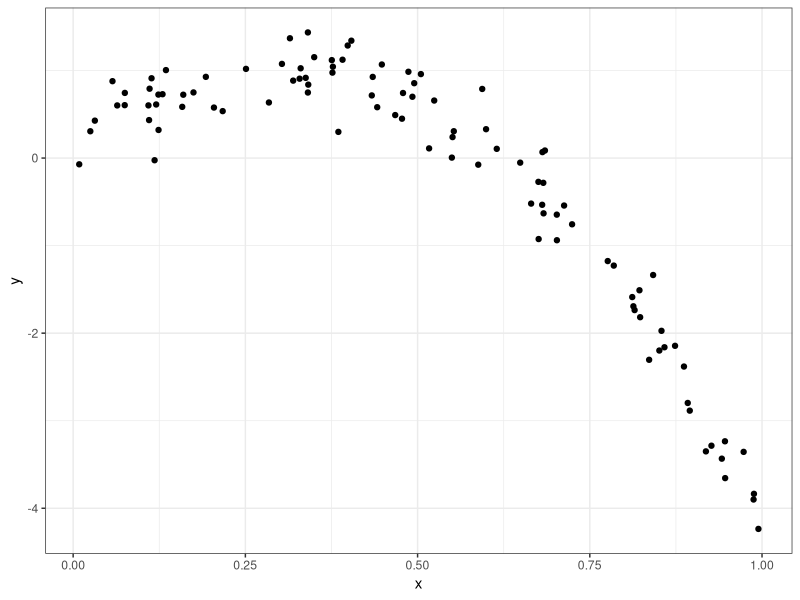
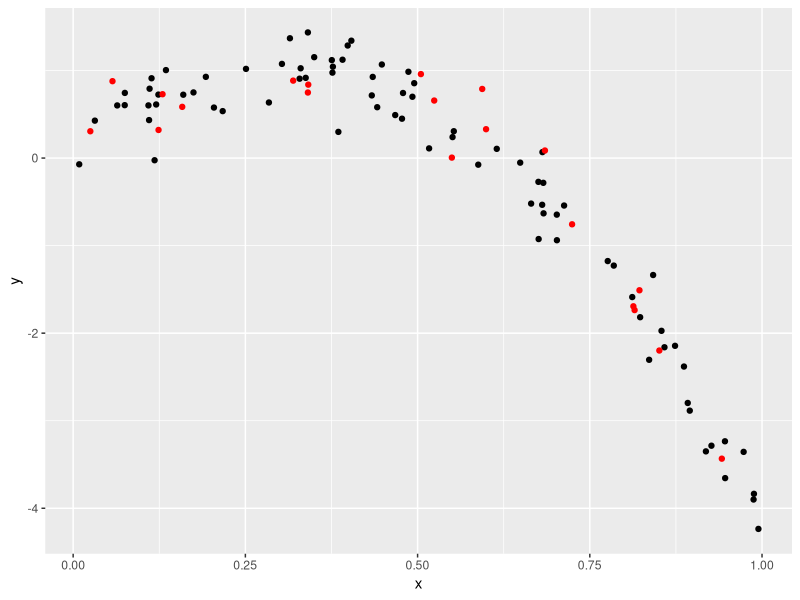
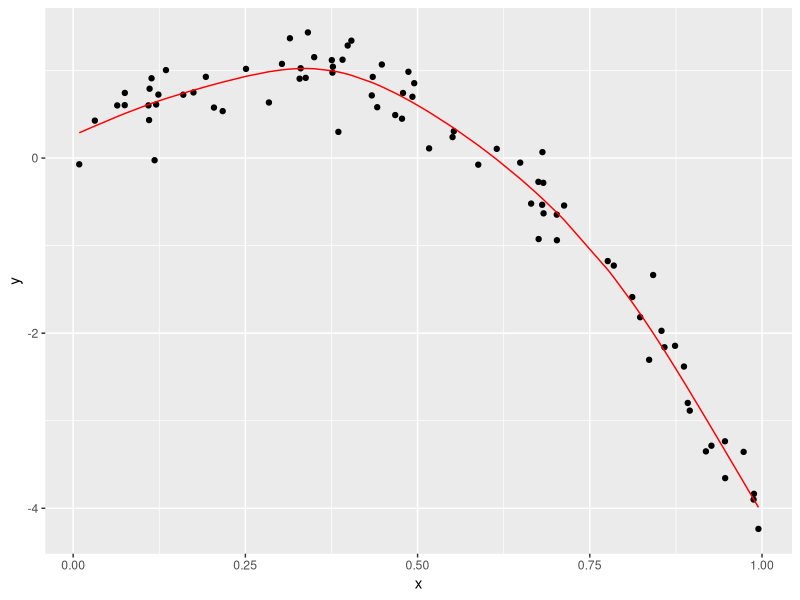
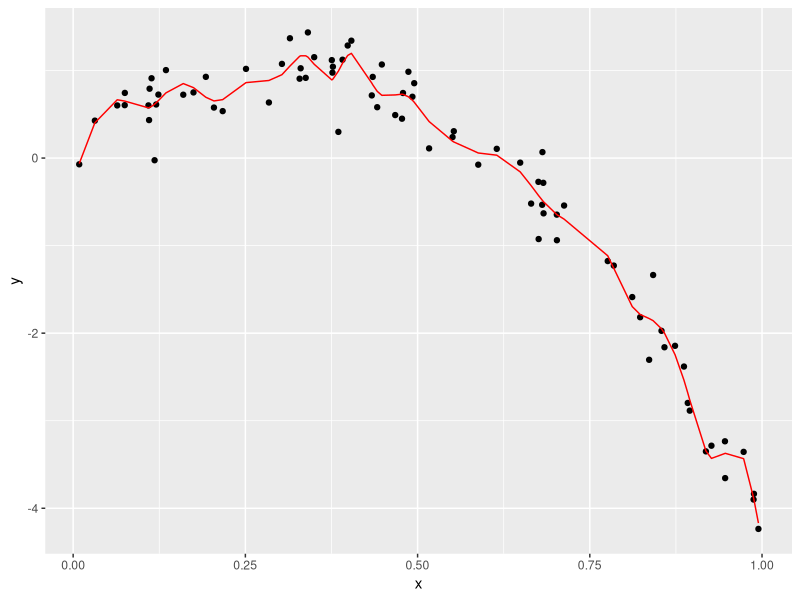
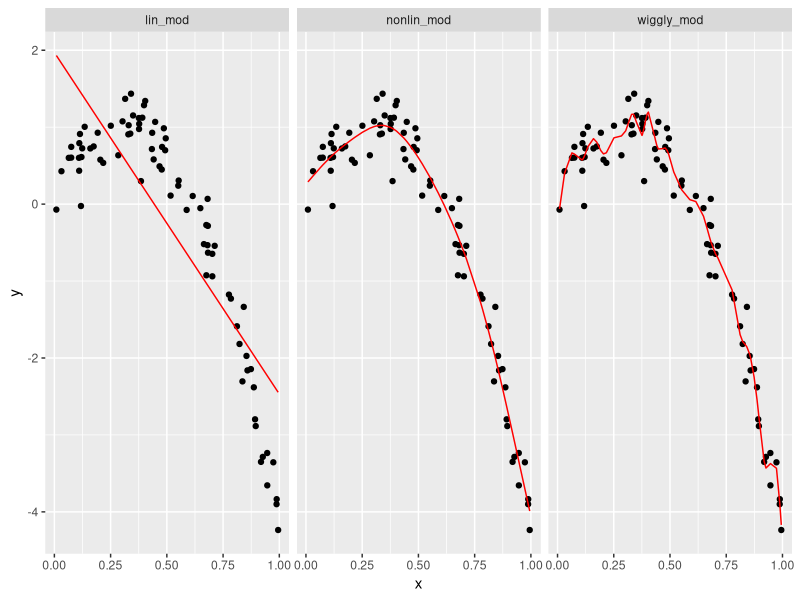
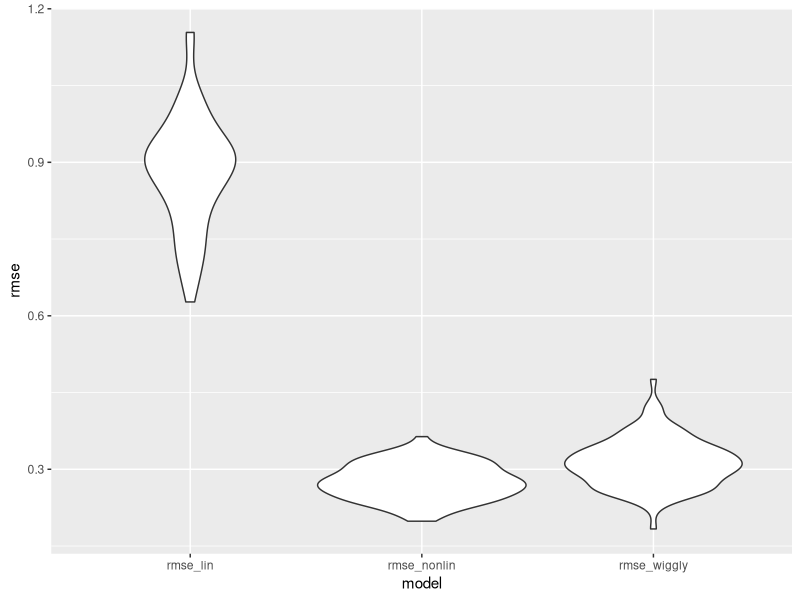

These charts were generated, in order, by the following R code:
## ---- chunk 1
knitr::opts_chunk$set(echo = TRUE)
## ---- chunk 2
library(tidyverse)
library(modelr)
library(mgcv)
## ---- chunk 3
nonlin_df = tibble(
  id = 1:100,
  x = runif(100, 0, 1),
  y = 1 - 10 * (x - .3) ^ 2 + rnorm(100, 0, .3)
)

ggplot(nonlin_df, aes(x = x, y = y)) + geom_point() + theme_bw()

train_df = sample_n(nonlin_df, 80)
test_df = anti_join(nonlin_df, train_df, by = "id")

ggplot(train_df, aes(x = x, y = y)) + 
  geom_point() + 
  geom_point(data = test_df, color = "red")
## ---- chunk 4
lin_mod = lm(y ~ x, data = train_df)
nonlin_mod = mgcv::gam(y ~ s(x), data = train_df)
wiggly_mod = mgcv::gam(y ~ s(x, k = 30), sp = 10e-6, data = train_df)

train_df %>% 
  add_predictions(nonlin_mod) %>% 
  ggplot(aes(x = x, y = y)) + geom_point() + 
  geom_line(aes(y = pred), color = "red")

train_df %>% 
  add_predictions(wiggly_mod) %>% 
  ggplot(aes(x = x, y = y)) + geom_point() + 
  geom_line(aes(y = pred), color = "red")
## ---- chunk 5
train_df %>% 
  gather_predictions(lin_mod, nonlin_mod, wiggly_mod) %>% # add predictions all in one dataframe
  mutate(model = fct_inorder(model)) %>% 
  ggplot(aes(x = x, y = y)) + 
  geom_point() + 
  geom_line(aes(y = pred), color = "red") + 
  facet_wrap(~model)
## ---- chunk 6
# compute model quality for a given dataset - `root-mean-squared-error`
rmse(lin_mod, test_df)
rmse(nonlin_mod, test_df)
rmse(wiggly_mod, test_df)
## ---- chunk 7
cv_df = 
  crossv_mc(nonlin_df, 100) # 100 version for training and testing dataset
cv_df %>% pull(train) %>% .[[1]] %>% as_tibble()

#  fit my candidate models above and assess prediction accuracy as I did for the single training / testing split
cv_df =
  cv_df %>% 
  mutate(train = map(train, as_tibble),
         test = map(test, as_tibble))

cv_df = 
  cv_df %>% 
  mutate(lin_mod    = map(train, ~lm(y ~ x, data = .x)),
         nonlin_mod = map(train, ~mgcv::gam(y ~ s(x), data = .x)),
         wiggly_mod = map(train, ~gam(y ~ s(x, k = 30), sp = 10e-6, data = .x))) %>% 
  mutate(rmse_lin    = map2_dbl(lin_mod, test, ~rmse(model = .x, data = .y)), 
         rmse_nonlin = map2_dbl(nonlin_mod, test, ~rmse(model = .x, data = .y)),
         rmse_wiggly = map2_dbl(wiggly_mod, test, ~rmse(model = .x, data = .y)))
# map2_dbl you get the number with`_dbl`
## ---- chunk 8
cv_df %>% 
  select(.id, starts_with("rmse")) %>% 
  gather(key = model, value = rmse, rmse_lin:rmse_wiggly) %>% 
  ggplot(aes(x = model, y = rmse)) + geom_violin()
  
